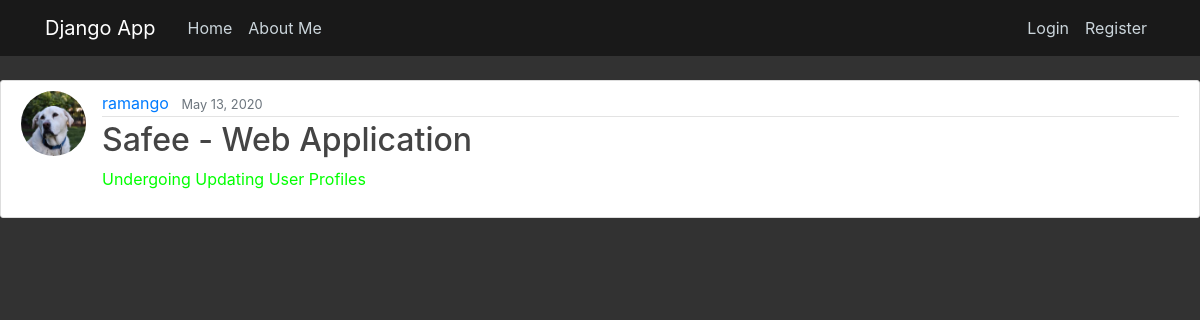
/post/1/, run on an earlier commit of the app's database.
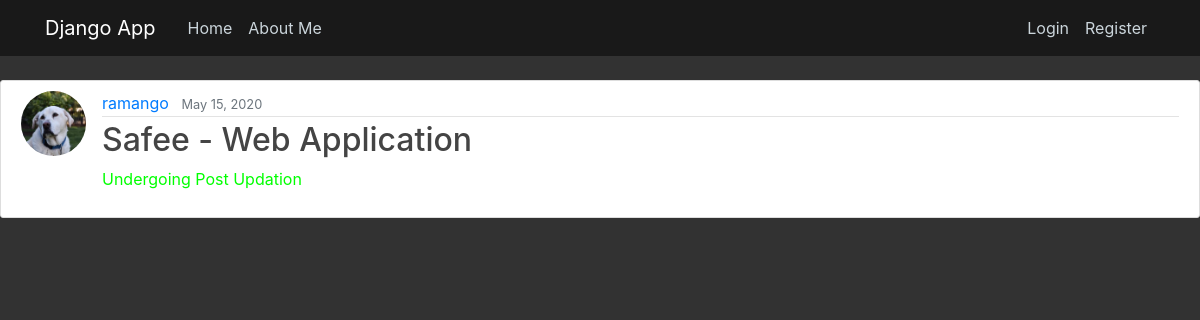
And on a later commit of the database.
### safee/models.py (models this page shows, shortened)
class Post(models.Model):
    title = models.CharField(max_length=100)
    content = models.TextField()
    date_posted = models.DateTimeField(default=timezone.now)
    author = models.ForeignKey(User, on_delete=models.CASCADE)

### users/models.py (models this page shows, shortened)
class Profile(models.Model):
    user = models.OneToOneField(User, on_delete=models.CASCADE)
    image = models.ImageField(default='default.jpg', upload_to='profile_pics')

### safee/views.py (the view)
# urls.py: path('post/<int:pk>/', PostDetailView.as_view(), name='post-detail'),
class PostDetailView(DetailView):
    model = Post

### safee/templates/safee/post_detail.html (shortened to what this page needs)
{% extends "safee/base.html" %}
{% block content %}
  <article class="media content-section">
    <img class="rounded-circle article-img" src="{{ object.author.profile.image.url }}">
    <div class="media-body">
      <div class="article-metadata">
        <a class="mr-2" href="#">{{ object.author }}</a>
        <small class="text-muted">{{ object.date_posted|date:"F d, Y" }}</small>
      </div>
      <h2 class="article-title">{{ object.title }}</h2>
      <p class="article-content">{{ object.content }}</p>
    </div>
  </article>
{% endblock content %}

### safee/templates/safee/base.html (shortened to what this page needs)
{% load static %}
<!DOCTYPE html>
<html>
	<head>
	    <link rel="stylesheet" href="https://stackpath.bootstrapcdn.com/bootstrap/4.4.1/css/bootstrap.min.css">
	    <link rel="stylesheet" href="{% static 'website/assets/css/main2.css' %}" type="text/css">
	</head>
	<body>
		<header class="site-header">
    		<nav class="navbar navbar-expand-md navbar-dark bg-steel fixed-top">
        		<div class="container">
        			<a class="navbar-brand mr-4">
        				Django App
        			</a>
          			<div class="collapse navbar-collapse" id="navbarToggle">
            			<div class="navbar-nav mr-auto">
              				<a class="nav-item nav-link" href="{% url 'safee-home' %}">
              					Home
              				</a>
              				<a class="nav-item nav-link" href="{% url 'safee-about' %}">
              					About Me
              				</a>
            			</div>
            			<div class="navbar-nav">
              				{% if user.is_authenticated %}
                				<a class="nav-item nav-link" href="{% url 'profile' %}">Profile</a>
                				<a class="nav-item nav-link" href="{% url 'logout' %}">Logout</a>
              				{% else %}
                				<a class="nav-item nav-link" href="{% url 'login' %}">Login</a>
                				<a class="nav-item nav-link" href="{% url 'register' %}">Register</a>
              				{% endif %}
            			</div>
        			</div>
        		</div>
    		</nav>
    	</header>
		{% block content %}{% endblock %}
	</body>
</html>

### static/website/assets/css/main2.css (style rules this page uses)
body { background-image: url(../../images/bg.gif); background-size: cover; background-repeat: no-repeat; color: #333333; margin-top: 5rem; }
h1, h2, h3, h4, h5, h6 { color: #444444; }
.bg-steel { background-color: rgba(0, 0, 0, 0.5); }
.site-header .navbar-nav .nav-link { color: #cbd5db; transition: all ease 0.5s; }
.content-section { background: #ffffff; padding: 10px 20px; border: 1px solid #dddddd; border-radius: 3px; margin-bottom: 20px; }
.article-title { color: #444444; }
.article-content { white-space: pre-line; }
.article-img { height: 65px; width: 65px; margin-right: 16px; }
.article-metadata { padding-bottom: 1px; margin-bottom: 4px; border-bottom: 1px solid #e3e3e3 }

### safee/templates/safee/base.html (style rules this page uses)
body { background-color: #323232 }
p { color: #00FF00 }

What changed in the data, as far as the page shows it:
changed Post "Safee - Web Application": date_posted "May 13, 2020" → "May 15, 2020"; content "Undergoing Updating User Profiles" → "Undergoing Post Updation"
